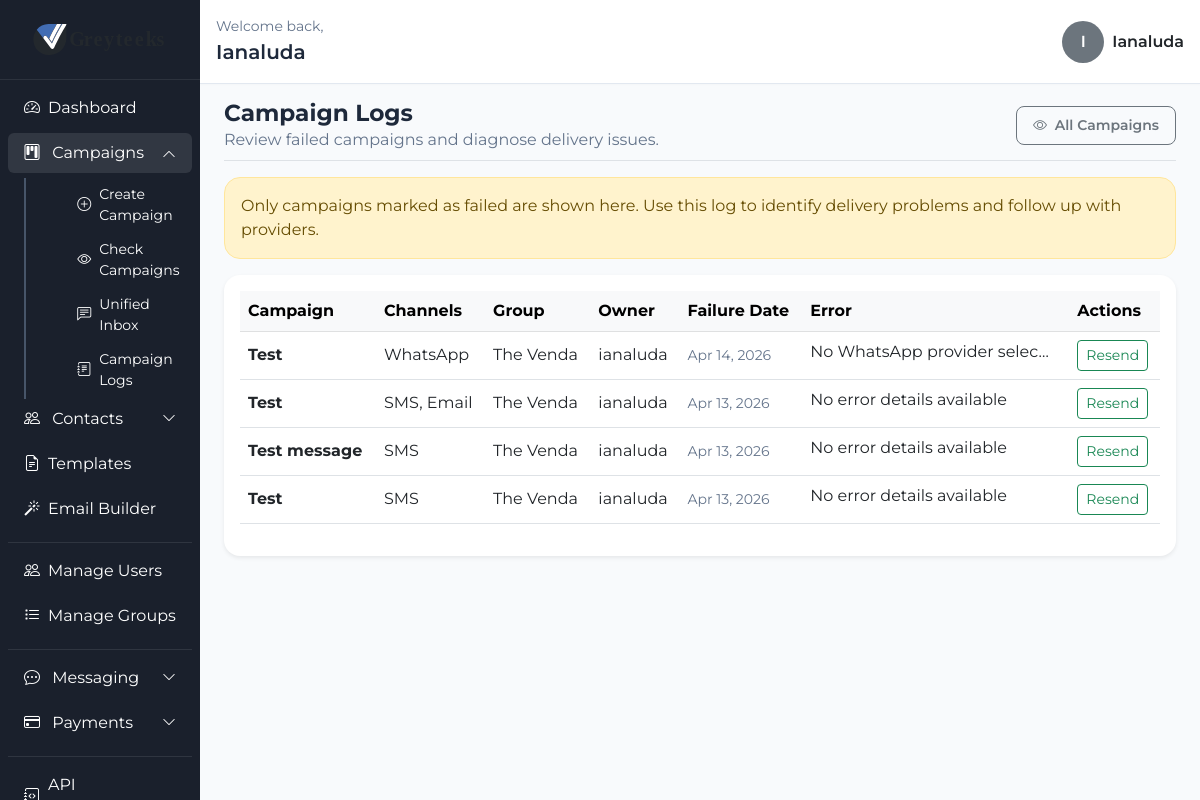
Before: /campaigns/logs/ (signed in) with the older database file.
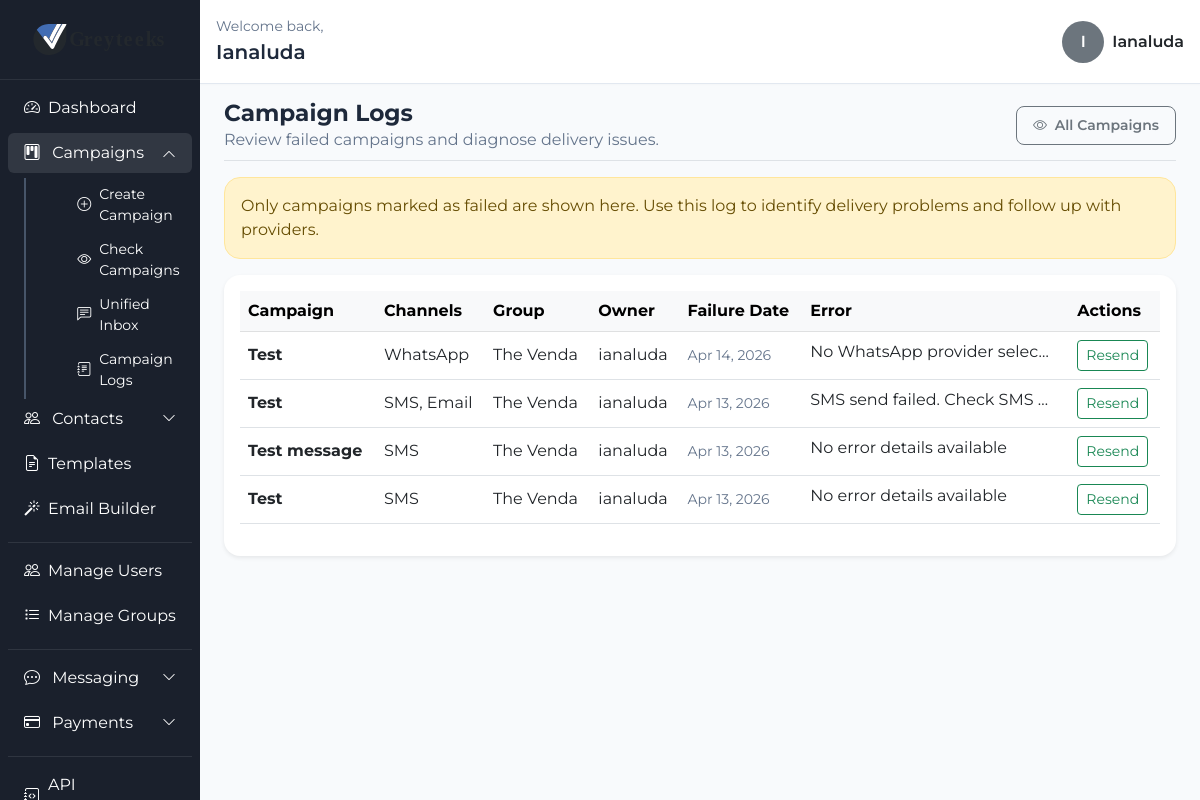
After: the same page with the newer database file.
### campaigns/models.py (models this page shows, shortened)
class Campaign(models.Model):
    user = models.ForeignKey(settings.AUTH_USER_MODEL, on_delete=models.CASCADE, related_name='campaigns')
    title = models.CharField(max_length=200)
    description = models.TextField(blank=True, default='')
    message_body = models.TextField(blank=True, default='')
    html_content = models.TextField(blank=True, null=True)
    design_json = models.JSONField(blank=True, null=True)
    sms_template = models.ForeignKey(MessageTemplate, on_delete=models.SET_NULL, null=True, blank=True)
    send_sms = models.BooleanField(default=False, verbose_name='SMS')
    send_whatsapp = models.BooleanField(default=False, verbose_name='WhatsApp')
    send_email = models.BooleanField(default=False, verbose_name='Email')
    target_group = models.ForeignKey(Group, on_delete=models.SET_NULL, null=True, blank=True)
    scheduled_time = models.DateTimeField(null=True, blank=True)
    status = models.CharField(
        max_length=20,
        choices=[
            ('draft', 'Draft'),
            ('queued', 'Queued'),
            ('processing', 'Processing'),
            ('scheduled', 'Scheduled'),
            ('completed', 'Completed'),
            ('sent', 'Sent'),
            ('failed', 'Failed'),
            ('cancelled', 'Cancelled'),
        ],
        default='draft'
    )
    cancel_reason = models.TextField(blank=True)
    sms_server = models.ForeignKey(SMSProvider, on_delete=models.SET_NULL, null=True, blank=True)
    whatsapp_server = models.ForeignKey(WhatsAppProvider, on_delete=models.SET_NULL, null=True, blank=True)
    email_server = models.ForeignKey(EmailProvider, on_delete=models.SET_NULL, null=True, blank=True)
    whatsapp_template = models.ForeignKey(WhatsAppTemplate, on_delete=models.SET_NULL, null=True, blank=True)
    email_template = models.ForeignKey(EmailTemplate, on_delete=models.SET_NULL, null=True, blank=True)
    opens_count = models.IntegerField(default=0)
    clicks_count = models.IntegerField(default=0)
    failure_reason = models.TextField(blank=True, default='', help_text='Stores the most recent delivery failure details.')
    created_at = models.DateTimeField(auto_now_add=True)
    @property
    def enabled_channels(self):
        channels = []
        if self.send_sms:
            channels.append('SMS')
        if self.send_whatsapp:
            channels.append('WhatsApp')
        if self.send_email:
            channels.append('Email')
        return channels
    @property
    def active_channel_labels(self):
        return ', '.join(self.enabled_channels) if self.enabled_channels else 'None'

### contacts_app/models.py (models this page shows, shortened)
class Group(models.Model):
    user = models.ForeignKey(User, on_delete=models.CASCADE, related_name='user_groups')
    name = models.CharField(max_length=100)
    description = models.TextField(blank=True)
    created_at = models.DateTimeField(auto_now_add=True)

### campaigns/views.py (the view)
# urls.py: path('campaigns/logs/', campaign_logs, name='campaign_logs'),
@login_required
def campaign_logs(request):
    if not request.user.is_staff:
        raise PermissionDenied
    failed_campaigns = Campaign.objects.filter(status='failed').order_by('-created_at').select_related('user', 'target_group')
    return render(request, 'campaigns/campaign_logs.html', {
        'failed_campaigns': failed_campaigns,
    })

### templates/campaigns/campaign_logs.html (shortened to what this page needs)
{% extends "campaigns/dashboard.html" %}
{% block content %}
<div class="d-flex justify-content-between align-items-center pb-2 mb-3 border-bottom mt-3">
    <div>
        <h2 class="fw-bold m-0">Campaign Logs</h2>
        <p class="text-muted mb-0">Review failed campaigns and diagnose delivery issues.</p>
    </div>
    <a href="{% url 'campaigns_overview' %}" class="btn btn-sm btn-outline-secondary px-3 py-2 rounded-3 fw-semibold">
        <i class="bi bi-eye me-1"></i> All Campaigns
    </a>
</div>
<div class="alert alert-warning rounded-4">
    Only campaigns marked as failed are shown here. Use this log to identify delivery problems and follow up with providers.
</div>
<div class="table-responsive bg-white p-3 shadow-sm rounded-4">
    <table class="table table-hover align-middle">
        <thead class="table-light">
            <tr>
                <th>Campaign</th>
                <th>Channels</th>
                <th>Group</th>
                <th>Owner</th>
                <th>Failure Date</th>
                <th>Error</th>
                <th>Actions</th>
            </tr>
        </thead>
        <tbody>
            {% for campaign in failed_campaigns %}
                <tr>
                    <td><strong>{{ campaign.title }}</strong></td>
                    <td>{{ campaign.active_channel_labels }}</td>
                    <td>{{ campaign.target_group.name|default:"General" }}</td>
                    <td>{{ campaign.user.username }}</td>
                    <td class="text-muted small">{{ campaign.created_at|date:"M d, Y" }}</td>
                    <td>
                        <span class="text-truncate d-inline-block" style="max-width: 240px;" title="{{ campaign.failure_reason }}">
                            {{ campaign.failure_reason|default:'No error details available'|truncatechars:80 }}
                        </span>
                    </td>
                    <td>
                        <form method="post" action="{% url 'resend_campaign' campaign.id %}" class="d-inline">
                            <button type="submit" class="btn btn-sm btn-outline-success">
                                Resend
                            </button>
                        </form>
                    </td>
                </tr>
            {% endfor %}
        </tbody>
    </table>
</div>
{% endblock %}

Changed rows visible on the page:
changed Campaign "SMS, Email": failure_reason "No error details available" → "SMS send failed. Check SMS…"
